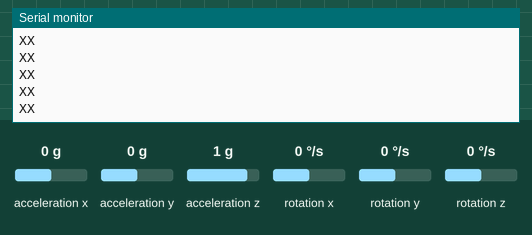
This sketch was run on a simulated Arduino Uno, built with avr-gcc and run on an emulated ATmega328P. Shown: the last lines printed to the serial monitor. Wiring (inferred from the names in the program): MPU-6050 motion sensor at I2C address 0x68. Inputs (shaded band) come from the test bench; at power-on: acceleration x 0 g, acceleration y 0 g, acceleration z 1 g, rotation x 0 °/s, rotation y 0 °/s, rotation z 0 °/s.

Above: at 1.2 s.
1.3 s: acceleration x set to -1.4 g
At 1.8 s:
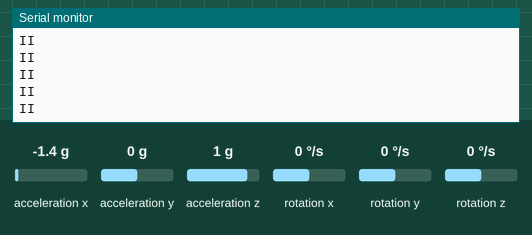
2.8 s: acceleration y set to -1.4 g
At 3.8 s:
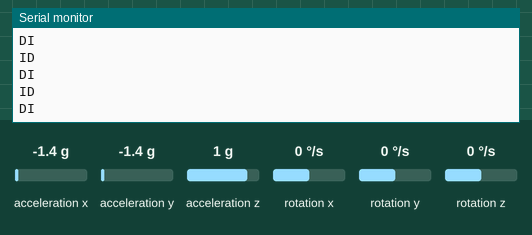
4.3 s: acceleration x set to 0 g
At 5.0 s:
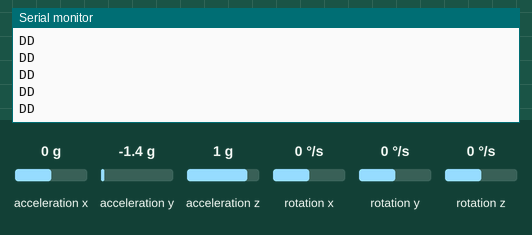
6.2 s: acceleration y set to 0 g
At 7.0 s:
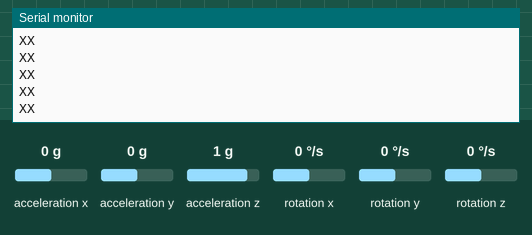
7.7 s: acceleration x set to 0.8 g
At 8.5 s:
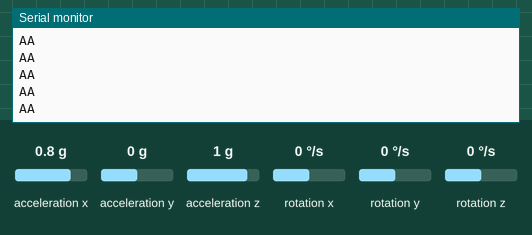
9.2 s: acceleration y set to -0.8 g
At 9.9 s:
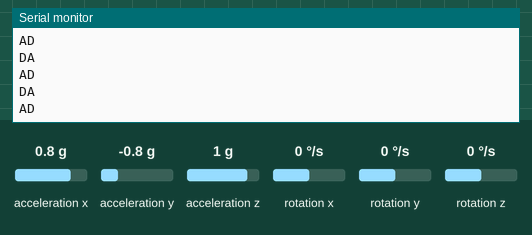

Measured:
- after the input at 1.3 s, the serial monitor: prints a new line after 0.07 s (image 1)
- after the input at 2.8 s, the serial monitor: prints a new line after 0.07 s (image 2)
- after the input at 4.3 s, the serial monitor: prints a new line after 0.07 s (image 3)
- after the input at 6.2 s, the serial monitor: prints a new line after 0.07 s (image 4)
- after the input at 7.7 s, the serial monitor: prints a new line after 0.07 s (image 5)
- after the input at 9.2 s, the serial monitor: prints a new line after 0.07 s (image 6)

The sketch:

codice_guanto.ino
```cpp
#include<Wire.h>


const int MPU = 0x68; // I2C address of the MPU-6050
int16_t AcX, AcY, AcZ, Tmp, GyX, GyY, GyZ;

void setup() {
  Wire.begin();
  Wire.beginTransmission(MPU);
  Wire.write(0x6B);  // PWR_MGMT_1 register
  Wire.write(0);     // set to zero (wakes up the MPU-6050)
  Wire.endTransmission(true);
  Serial.begin(9600);
  Serial.begin(9600);

}
void loop() {
  Wire.beginTransmission(MPU);
  Wire.write(0x3B);  // starting with register 0x3B (ACCEL_XOUT_H)
  Wire.endTransmission(false);
  Wire.requestFrom(MPU, 14, true); // request a total of 14 registers
  AcX = Wire.read() << 8 | Wire.read(); // 0x3B (ACCEL_XOUT_H) & 0x3C (ACCEL_XOUT_L)
  AcY = Wire.read() << 8 | Wire.read(); // 0x3D (ACCEL_YOUT_H) & 0x3E (ACCEL_YOUT_L)
  AcZ = Wire.read() << 8 | Wire.read(); // 0x3F (ACCEL_ZOUT_H) & 0x40 (ACCEL_ZOUT_L)
  Tmp = Wire.read() << 8 | Wire.read(); // 0x41 (TEMP_OUT_H) & 0x42 (TEMP_OUT_L)
  GyX = Wire.read() << 8 | Wire.read(); // 0x43 (GYRO_XOUT_H) & 0x44 (GYRO_XOUT_L)
  GyY = Wire.read() << 8 | Wire.read(); // 0x45 (GYRO_YOUT_H) & 0x46 (GYRO_YOUT_L)
  GyZ = Wire.read() << 8 | Wire.read(); // 0x47 (GYRO_ZOUT_H) & 0x48 (GYRO_ZOUT_L)

  //Serial.print("Accelerometer: ");
  //Serial.print("X = "); Serial.println(AcX);
  //Serial.print(" | Y = "); Serial.println(AcY);
  //Serial.print(" | Z = "); Serial.println(AcZ);


  //delay(333);


  if ( AcX > 10000){
    Serial.println("A");
    Serial.write("A");
  }
   if(AcX < -10000){
    Serial.println("I");
    Serial.write("I");
   }
   if(AcY > 10000){
    Serial.println("S");
    Serial.write("S");
   }
   if(AcY < -10000){
    Serial.println("D");
    Serial.write("D");
   }
   if((AcX < 7000) && (AcX > -7000) && (AcY < 7000) && (AcY > -7000)){
   Serial.println("X");
   Serial.write("X");
   }
/*
   if ( AcX > 10000)  Serial.write("A");
   if(AcX < -10000)   Serial.write("I");
   if(AcY > 10000)   Serial.write("S");
   if(AcY < -10000)   Serial.write("D");
   if((AcX < 7000) && (AcX > -7000) && (AcY < 7000) && (AcY > -7000))  Serial.write("X");
  */

}
```
